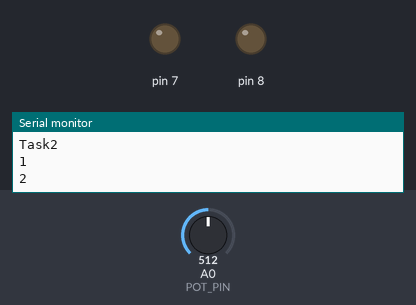
Bench run of a sketch on a simulated Arduino Uno, built with avr-gcc and run on an emulated ATmega328P. Parts: output pins drawn as LEDs (lit = HIGH), the last lines printed to the serial monitor. Dashed ring = blinking. The test bench sets the inputs (shaded band); at power-on: A0 (POT_PIN) = 512.

Above: at 0.8 s.
0.9 s: A0 (POT_PIN) set to 306
At 1.8 s:
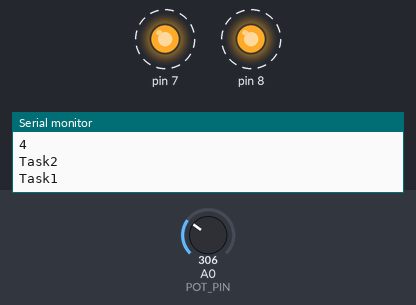
4.2 s: A0 (POT_PIN) set to 0
At 4.55 s:
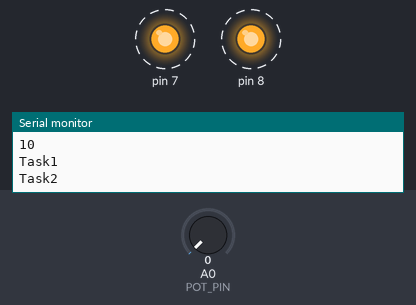
7.5 s: A0 (POT_PIN) set to 122
At 8.5 s:
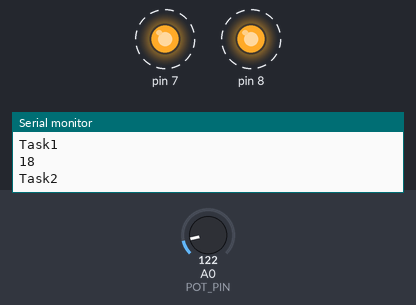
Timing chart, 0 to 16.8 s (numbered marks = the images above; inputs shaded):
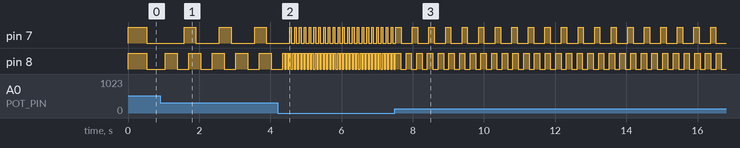

Measured:
- after the input at 0.9 s, pin 7: alternates HIGH for 0.33 s and LOW for 0.66 s, starting after 1.0 s; pin 8: alternates HIGH for 0.33 s and LOW for 0.33 s, starting after 0.48 s
- after the input at 4.2 s, pin 7: alternates HIGH for 0.05 s and LOW for 0.09 s, starting after 0.39 s; pin 8: alternates HIGH for 0.05 s and LOW for 0.05 s, starting after 0.20 s
- after the input at 7.5 s, pin 7: alternates HIGH for 0.15 s and LOW for 0.32 s, starting after 0.17 s; pin 8: alternates HIGH for 0.15 s and LOW for 0.15 s, starting after 0.16 s

The sketch:

rtos-led-potensio.ino
```cpp
#include <Arduino_FreeRTOS.h>

void TaskBlink1( void *pvParameters );
void TaskBlink2( void *pvParameters );
void Taskprint( void *pvParameters );

// Pin untuk potensiometer
const int POT_PIN = A0;

void setup() {
  // Initialize serial communication at 9600 bits per second:
  Serial.begin(9600);

  xTaskCreate(TaskBlink1, "task1", 128, NULL, 1, NULL);
  xTaskCreate(TaskBlink2, "task2", 128, NULL, 1, NULL);
  xTaskCreate(Taskprint, "task3", 128, NULL, 1, NULL);

  vTaskStartScheduler();
}

void loop() {
  // Kosong. Scheduler FreeRTOS mengambil alih eksekusi
}

void TaskBlink1(void *pvParameters) {
  pinMode(8, OUTPUT);
  while(1) {
    // 1. Baca nilai potensiometer (ADC 10-bit: 0 - 1023)
    int potValue = analogRead(POT_PIN);

    // 2. Mapping nilai ADC ke milidetik (Contoh: 50ms paling cepat, 1000ms paling lambat)
    int blinkDelay = map(potValue, 0, 1023, 50, 1000);

    Serial.println("Task1");
    digitalWrite(8, HIGH);

    // 3. Gunakan variabel blinkDelay untuk vTaskDelay
    vTaskDelay( blinkDelay / portTICK_PERIOD_MS );
    digitalWrite(8, LOW);
    vTaskDelay( blinkDelay / portTICK_PERIOD_MS );
  }
}

void TaskBlink2(void *pvParameters) {
  pinMode(7, OUTPUT);
  while(1) {
    // Membaca potensiometer yang sama untuk Task 2
    int potValue = analogRead(POT_PIN);
    int blinkDelay = map(potValue, 0, 1023, 50, 1000);

    Serial.println("Task2");
    digitalWrite(7, HIGH);
    vTaskDelay( blinkDelay / portTICK_PERIOD_MS );
    digitalWrite(7, LOW);

    // Anda bisa membuat rasio delay yang berbeda di sini jika diperlukan
    // Misalnya, waktu off lebih lama dari waktu on
    vTaskDelay( (blinkDelay * 2) / portTICK_PERIOD_MS );
  }
}

void Taskprint(void *pvParameters) {
  int counter = 0;
  while(1) {
    counter++;
    Serial.println(counter);
    vTaskDelay(500 / portTICK_PERIOD_MS);
  }
}
```
